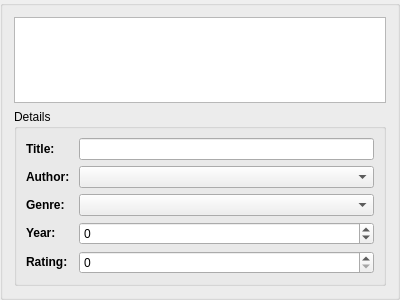
<?xml version="1.0" encoding="UTF-8"?>
<ui version="4.0">
 <class>BookWidget</class>
 <widget class="QGroupBox" name="BookWidget">
  <property name="geometry">
   <rect>
    <x>0</x>
    <y>0</y>
    <width>400</width>
    <height>300</height>
   </rect>
  </property>
  <property name="windowTitle">
   <string>GroupBox</string>
  </property>
  <layout class="QVBoxLayout" name="verticalLayout">
   <item>
    <widget class="QTableView" name="bookTable">
     <property name="selectionBehavior">
      <enum>QAbstractItemView::SelectRows</enum>
     </property>
    </widget>
   </item>
   <item>
    <widget class="QGroupBox" name="detailsGroupBox">
     <property name="title">
      <string>Details</string>
     </property>
     <layout class="QFormLayout" name="_2">
      <item row="0" column="0">
       <widget class="QLabel" name="label_5">
        <property name="text">
         <string>&lt;b&gt;Title:&lt;/b&gt;</string>
        </property>
       </widget>
      </item>
      <item row="0" column="1">
       <widget class="QLineEdit" name="titleEdit">
        <property name="enabled">
         <bool>true</bool>
        </property>
       </widget>
      </item>
      <item row="1" column="0">
       <widget class="QLabel" name="label_2">
        <property name="text">
         <string>&lt;b&gt;Author: &lt;/b&gt;</string>
        </property>
       </widget>
      </item>
      <item row="1" column="1">
       <widget class="QComboBox" name="authorEdit">
        <property name="enabled">
         <bool>true</bool>
        </property>
       </widget>
      </item>
      <item row="2" column="0">
       <widget class="QLabel" name="label_3">
        <property name="text">
         <string>&lt;b&gt;Genre:&lt;/b&gt;</string>
        </property>
       </widget>
      </item>
      <item row="2" column="1">
       <widget class="QComboBox" name="genreEdit">
        <property name="enabled">
         <bool>true</bool>
        </property>
       </widget>
      </item>
      <item row="3" column="0">
       <widget class="QLabel" name="label_4">
        <property name="text">
         <string>&lt;b&gt;Year:&lt;/b&gt;</string>
        </property>
       </widget>
      </item>
      <item row="3" column="1">
       <widget class="QSpinBox" name="yearEdit">
        <property name="enabled">
         <bool>true</bool>
        </property>
        <property name="prefix">
         <string/>
        </property>
        <property name="minimum">
         <number>-1000</number>
        </property>
        <property name="maximum">
         <number>2100</number>
        </property>
       </widget>
      </item>
      <item row="4" column="0">
       <widget class="QLabel" name="label">
        <property name="text">
         <string>&lt;b&gt;Rating:&lt;/b&gt;</string>
        </property>
       </widget>
      </item>
      <item row="4" column="1">
       <widget class="QSpinBox" name="ratingEdit">
        <property name="maximum">
         <number>5</number>
        </property>
       </widget>
      </item>
     </layout>
    </widget>
   </item>
  </layout>
 </widget>
 <resources/>
 <connections/>
</ui>
